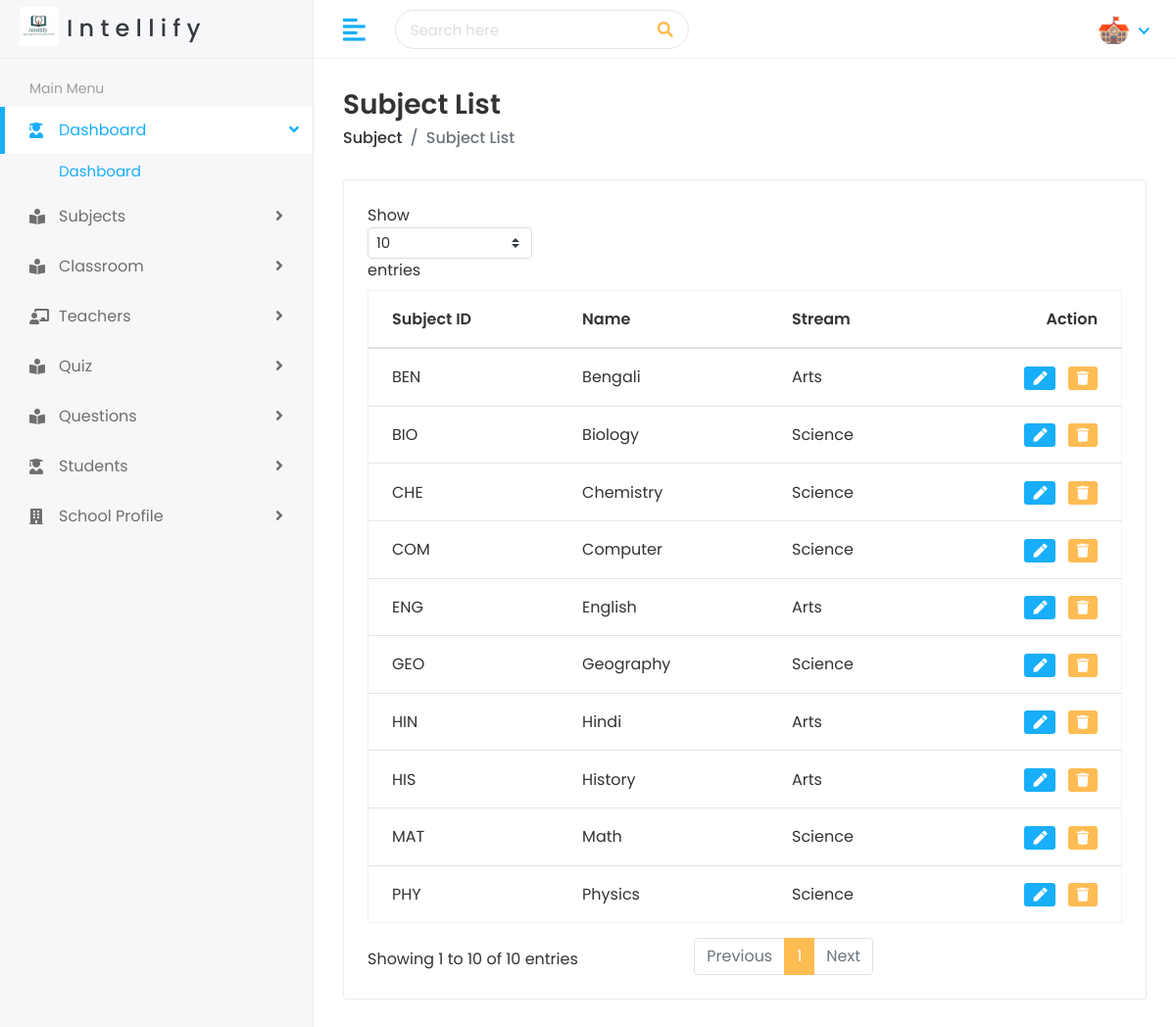
The page /school/subjects/ (signed in) on the database its author committed.
### school/models.py (models this page shows, shortened)
class subjects(models.Model):
    name = models.CharField(max_length=100, null=True, blank=True)
    subject_id = models.CharField(max_length=10, null=True, blank=True)
    stream = models.CharField(max_length=100, null=True, blank=True)

### school/decorators.py (the view)
        def wrapper_func(request, *args, **kwargs):
            group = None
            if request.user.groups.exists():
                group = request.user.groups.all()[0].name
            if group in allowed_roles:
                return view_func(request, *args, **kwargs)
            else:
                return HttpResponse("You are not authorized to view this page!")

### school/views.py (called while the page is built)
@login_required(login_url='school_login')
@allowed_users(allowed_roles=['school', 'admin'])
def list_subject(request):
    context = {
        's_profile': School.objects.get(user=request.user),
        'subjects' : subjects.objects.all()
    }
    return render(request, 'school/subject-list.html', context)

### templates/school/subject-list.html (shortened to what this page needs)
{% include 'school/school-header.html' %}
{% load static %}
<!DOCTYPE html>
<html lang="en">
<head>
        <div class="page-wrapper">
            <div class="content container-fluid">
                <div class="page-header">
                    <div class="row align-items-center">
                        <div class="col">
                            <h3 class="page-title"> Subject List</h3>
                            <ul class="breadcrumb">
                                <li class="breadcrumb-item"><a href="subjects.html">Subject</a></li>
                                <li class="breadcrumb-item active">Subject List</li>
                            </ul>
                        </div>
                    </div>
                </div>
                <div class="row">
                   <div class="col-sm-12">
                      <div class="card card-table">
                         <div class="card-body">
                            <div class="table-responsive">
                               <table class="table table-hover table-center mb-0 datatable">
                                  <thead>
                                     <tr>
                                        <th>Subject ID</th>
                                        <th>Name</th>
                                        <th>Stream</th>
                                        <th class="text-right">Action</th>
                                     </tr>
                                  </thead>
                                  <tbody>
                                      {% for x in subjects %}
                                     <tr>
                                        <td>{{x.subject_id}}</td>
                                        <td>
                                           <h2>
                                              {{x.name}}
                                           </h2>
                                        </td>
                                        <td>{{x.stream}}</td>
                                        <td class="text-right">
                                           <div class="actions">
                                              <a href="#" class="btn btn-sm bg-success-light mr-2">
                                                 <i class="fas fa-pen"></i>
                                              </a>
                                              <a href="#" class="btn btn-sm bg-danger-light">
                                                 <i class="fas fa-trash"></i>
                                              </a>
                                           </div>
                                        </td>
                                     </tr>
                                     {% endfor %}
                                  </tbody>
                               </table>
                            </div>
                         </div>
                      </div>
                   </div>
                </div>
            </div>
        </div>
    </div>
</body>
</html>

### templates/school/school-header.html (shortened to what this page needs)
{% load static %}
{% load crispy_forms_tags %}
    <link rel="stylesheet" href="{% static 'plugins/bootstrap/css/bootstrap.min.css' %}">
    <link rel="stylesheet" href="{% static 'plugins/fontawesome/css/fontawesome.min.css' %}">
    <link rel="stylesheet" href="{% static 'plugins/fontawesome/css/all.min.css' %}">
    <link rel="stylesheet" href="{% static 'css/style.css' %}">
</head>
<body>
<div class="main-wrapper">
   <div class="header">
      <div class="header-left">
         <a href="{% url 'school_home' %}" class="logo d-flex">
            <img src="{% static 'img/logo-white.jpeg' %}" alt="Logo">
            <h4 class="text-dark my-2 mx-2">I n t e l l i f y</h4>
         </a>
      </div>
      <a href="javascript:void(0);" id="toggle_btn">
         <i class="fas fa-align-left"></i>
      </a>
      <div class="top-nav-search">
         <form action="/school/search/" method="GET">
            <input name="q" type="text" class="form-control" placeholder="Search here" required>
            <button class="btn" type="submit"><i class="fas fa-search"></i></button>
         </form>
      </div>
      <ul class="nav user-menu">
         <li class="nav-item dropdown has-arrow">
            <a href="#" class="dropdown-toggle nav-link" data-toggle="dropdown">
               <span class="user-img"><img class="rounded-circle" src="{% static 'img/user.jpg' %}"
                     width="31" alt="Ryan Taylor"></span>
            </a>
         </li>
      </ul>
   </div>
   <div class="sidebar" id="sidebar">
      <div class="sidebar-inner slimscroll">
         <div id="sidebar-menu" class="sidebar-menu">
            <ul>
               <li class="menu-title">
                  <span>Main Menu</span>
               </li>
               <li class="submenu active">
                  <a href="/school/"><i class="fas fa-user-graduate"></i> <span> Dashboard</span> <span
                        class="menu-arrow"></span></a>
                  <ul>
                     <li><a href="{% url 'school_home' %}" class="active">Dashboard</a>
                  </ul>
               </li>
               <li class="submenu">
                  <a href="#"><i class="fas fa-book-reader"></i> <span> Subjects</span> <span
                        class="menu-arrow"></span></a>
               </li>
               <li class="submenu">
                  <a href="#"><i class="fas fa-book-reader"></i> <span> Classroom</span> <span
                        class="menu-arrow"></span></a>
               </li>
               <li class="submenu">
                  <a href="#"><i class="fas fa-chalkboard-teacher"></i> <span> Teachers</span> <span
                        class="menu-arrow"></span></a>
               </li>
               <li class="submenu">
                  <a href="#"><i class="fas fa-book-reader"></i> <span> Quiz</span> <span
                        class="menu-arrow"></span></a>
               </li>
               <li class="submenu">
                  <a href="#"><i class="fas fa-book-reader"></i> <span> Questions</span> <span
                        class="menu-arrow"></span></a>
               </li>
               <li class="submenu">
                  <a href="#"><i class="fas fa-user-graduate"></i> <span> Students</span> <span
                        class="menu-arrow"></span></a>
               </li>
               <li class="submenu">
                  <a href="#"><i class="fas fa-building"></i> <span>School Profile</span> <span
                        class="menu-arrow"></span></a>
               </li>
            </ul>
         </div>
      </div>
   </div>

### rows shown on the page
subjects: subject_id "ENG", name "English", stream "Arts"
subjects: subject_id "PHY", name "Physics", stream "Science"
subjects: subject_id "HIS", name "History", stream "Arts"
subjects: subject_id "MAT", name "Math", stream "Science"
subjects: subject_id "GEO", name "Geography", stream "Science"
subjects: subject_id "BEN", name "Bengali", stream "Arts"
subjects: subject_id "CHE", name "Chemistry", stream "Science"
subjects: subject_id "COM", name "Computer", stream "Science"
subjects: subject_id "BIO", name "Biology", stream "Science"
subjects: subject_id "HIN", name "Hindi", stream "Arts"
